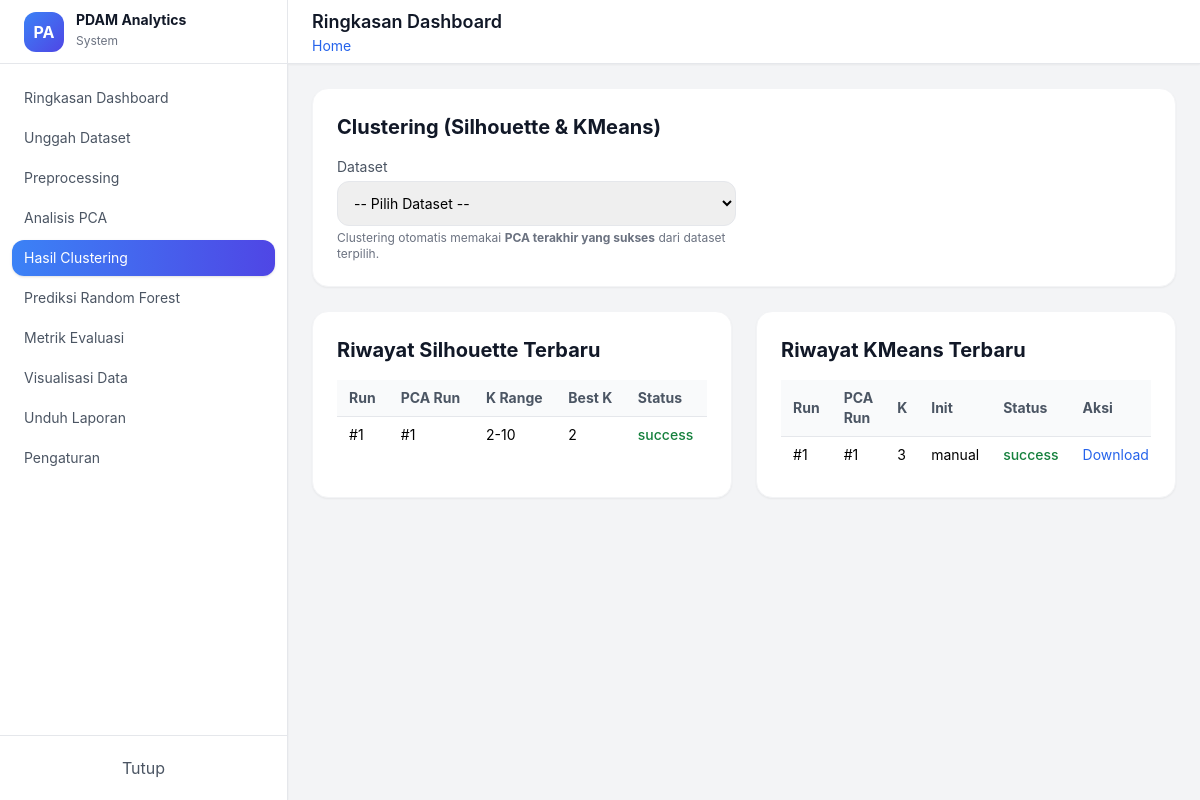
Page /clustering/ on the committed database.
### models/pipeline_models.py (models this page shows)
class SilhouetteRun(db.Model):
    __tablename__ = "silhouette_runs"
    id = db.Column(db.Integer, primary_key=True)
    pca_run_id = db.Column(db.Integer, db.ForeignKey("pca_runs.id"), nullable=False, index=True)
    k_min = db.Column(db.Integer, default=2)
    k_max = db.Column(db.Integer, default=10)
    scores_by_k = db.Column(db.JSON, nullable=False)
    best_k = db.Column(db.Integer, nullable=True)
    created_at = db.Column(db.DateTime, default=datetime.utcnow)
    status = db.Column(db.String(20), default="success")
    error_message = db.Column(db.Text, nullable=True)

class KMeansRun(db.Model):
    __tablename__ = "kmeans_runs"
    id = db.Column(db.Integer, primary_key=True)
    pca_run_id = db.Column(db.Integer, db.ForeignKey("pca_runs.id"), nullable=False, index=True)
    k = db.Column(db.Integer, nullable=False)
    init_method = db.Column(db.String(20), default="k-means++")  # manual / k-means++
    init_rows = db.Column(db.JSON, nullable=True)                 # misal [306,141,234] jika manual
    n_init = db.Column(db.Integer, default=10)
    max_iter = db.Column(db.Integer, default=300)
    random_state = db.Column(db.Integer, default=42)
    centroids_final = db.Column(db.JSON, nullable=True)
    counts_by_cluster = db.Column(db.JSON, nullable=True)
    output_path = db.Column(db.String(500), nullable=True)
    n_iter = db.Column(db.Integer, nullable=True)
    iterations_log = db.Column(db.JSON, nullable=True)           # list iter log
    labels_by_iteration = db.Column(db.JSON, nullable=True)      # list[iter][row] = "C1"
    centroids_by_iteration = db.Column(db.JSON, nullable=True)   # list[iter][k][d]
    created_at = db.Column(db.DateTime, default=datetime.utcnow)
    status = db.Column(db.String(20), default="success")
    error_message = db.Column(db.Text, nullable=True)
    data_splits = db.relationship(
        "DataSplit", backref="kmeans_run", lazy=True, cascade="all, delete-orphan"
    )
    rf_evaluations = db.relationship(
        "RFEvaluation", backref="kmeans_run", lazy=True, cascade="all, delete-orphan"
    )

### controllers/clustering_controller.py (the view, shortened to what this page needs)
@clustering_bp.route("/", methods=["GET", "POST"], strict_slashes=False)
def index():
    datasets = Dataset.query.order_by(Dataset.uploaded_at.desc()).all()
    selected_dataset_id = request.args.get("dataset_id", type=int)
    last_preprocess = None
    last_pca = None
    if selected_dataset_id:
        last_preprocess, last_pca = _get_last_success_pca_for_dataset(selected_dataset_id)
    silhouette_runs = (SilhouetteRun.query
                       .order_by(SilhouetteRun.created_at.desc())
                       .limit(20).all())
    kmeans_runs = (KMeansRun.query
                   .order_by(KMeansRun.created_at.desc())
                   .limit(20).all())
    last_silhouette_for_pca = None
    last_kmeans_for_pca = None
    pca_points = None
    return render_template(
        "pages/clustering.html",
        datasets=datasets,
        selected_dataset_id=selected_dataset_id,
        last_preprocess=last_preprocess,
        last_pca=last_pca,
        last_silhouette_for_pca=last_silhouette_for_pca,
        last_kmeans_for_pca=last_kmeans_for_pca,
        silhouette_runs=silhouette_runs,
        kmeans_runs=kmeans_runs,
        pca_points=pca_points  # NEW
    )

### templates/pages/clustering.html (shortened to what this page needs)
{% extends "layouts.html" %}
{% block content %}
<div class="bg-white rounded-2xl shadow-sm border border-gray-100 p-6 mb-6">
    <h2 class="text-xl font-bold text-gray-900 mb-4">Clustering (Silhouette & KMeans)</h2>
    <div class="grid grid-cols-1 md:grid-cols-2 gap-4">
        <div>
            <label class="block text-sm text-gray-600 mb-1">Dataset</label>
            <select class="w-full border rounded-xl p-3 text-sm"
                    onchange="if(this.value){ window.location='{{ url_for('clustering.index') }}?dataset_id=' + this.value }">
                <option value="">-- Pilih Dataset --</option>
            </select>
            <p class="text-xs text-gray-500 mt-1">
                Clustering otomatis memakai <b>PCA terakhir yang sukses</b> dari dataset terpilih.
            </p>
        </div>
        <div>
        </div>
    </div>
</div>
<div class="grid grid-cols-1 lg:grid-cols-2 gap-6">
    <div class="bg-white rounded-2xl shadow-sm border border-gray-100 p-6">
        <h2 class="text-xl font-bold text-gray-900 mb-4">Riwayat Silhouette Terbaru</h2>
        <div class="overflow-x-auto">
            <table class="w-full text-sm border-collapse">
                <thead>
                    <tr class="bg-gray-50 text-left text-gray-600">
                        <th class="px-3 py-2">Run</th>
                        <th class="px-3 py-2">PCA Run</th>
                        <th class="px-3 py-2">K Range</th>
                        <th class="px-3 py-2">Best K</th>
                        <th class="px-3 py-2">Status</th>
                    </tr>
                </thead>
                <tbody>
                    {% for r in silhouette_runs %}
                    <tr class="border-t">
                        <td class="px-3 py-2">#{{ r.id }}</td>
                        <td class="px-3 py-2">#{{ r.pca_run_id }}</td>
                        <td class="px-3 py-2">{{ r.k_min }}-{{ r.k_max }}</td>
                        <td class="px-3 py-2">{{ r.best_k }}</td>
                        <td class="px-3 py-2">
                            {% if r.status == 'success' %}
                                <span class="text-green-700 font-medium">success</span>
                            {% else %}
                                <span class="text-red-700 font-medium">failed</span>
                            {% endif %}
                        </td>
                    </tr>
                    {% endfor %}
                </tbody>
            </table>
        </div>
    </div>
    <div class="bg-white rounded-2xl shadow-sm border border-gray-100 p-6">
        <h2 class="text-xl font-bold text-gray-900 mb-4">Riwayat KMeans Terbaru</h2>
        <div class="overflow-x-auto">
            <table class="w-full text-sm border-collapse">
                <thead>
                    <tr class="bg-gray-50 text-left text-gray-600">
                        <th class="px-3 py-2">Run</th>
                        <th class="px-3 py-2">PCA Run</th>
                        <th class="px-3 py-2">K</th>
                        <th class="px-3 py-2">Init</th>
                        <th class="px-3 py-2">Status</th>
                        <th class="px-3 py-2">Aksi</th>
                    </tr>
                </thead>
                <tbody>
                    {% for r in kmeans_runs %}
                    <tr class="border-t">
                        <td class="px-3 py-2">#{{ r.id }}</td>
                        <td class="px-3 py-2">#{{ r.pca_run_id }}</td>
                        <td class="px-3 py-2">{{ r.k }}</td>
                        <td class="px-3 py-2">{{ r.init_method }}</td>
                        <td class="px-3 py-2">
                            {% if r.status == 'success' %}
                                <span class="text-green-700 font-medium">success</span>
                            {% else %}
                                <span class="text-red-700 font-medium">failed</span>
                            {% endif %}
                        </td>
                        <td class="px-3 py-2">
                            {% if r.status == 'success' and r.output_path %}
                                <a class="text-blue-600 hover:underline"
                                   href="{{ url_for('clustering.download', run_id=r.id) }}">Download</a>
                            {% else %}
                                <span class="text-gray-400">-</span>
                            {% endif %}
                        </td>
                    </tr>
                    {% endfor %}
                </tbody>
            </table>
        </div>
    </div>
</div>
{% endblock %}

### templates/layouts.html (style rules this page uses)
body { font-family: 'Inter', sans-serif; }

### rows in the picture
SilhouetteRun: id "1", pca_run_id "1", k_min "2", k_max "10", best_k "2", status "success"
KMeansRun: id "1", pca_run_id "1", k "3", init_method "manual", status "success"

### other values in the picture
{{ page_title }} "Ringkasan Dashboard"
{{ breadcrumb }} "Home"
